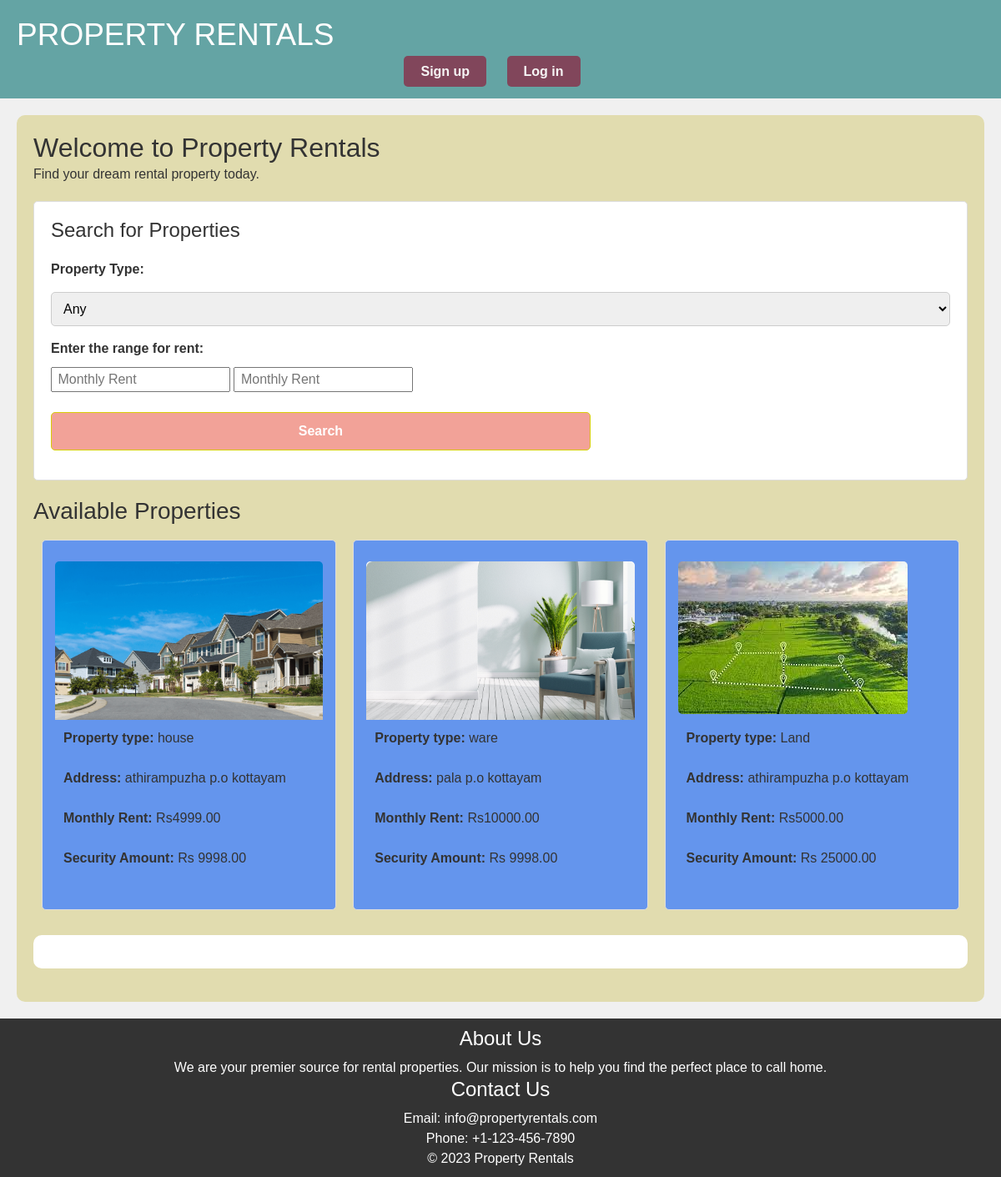
The app's page /, older data.
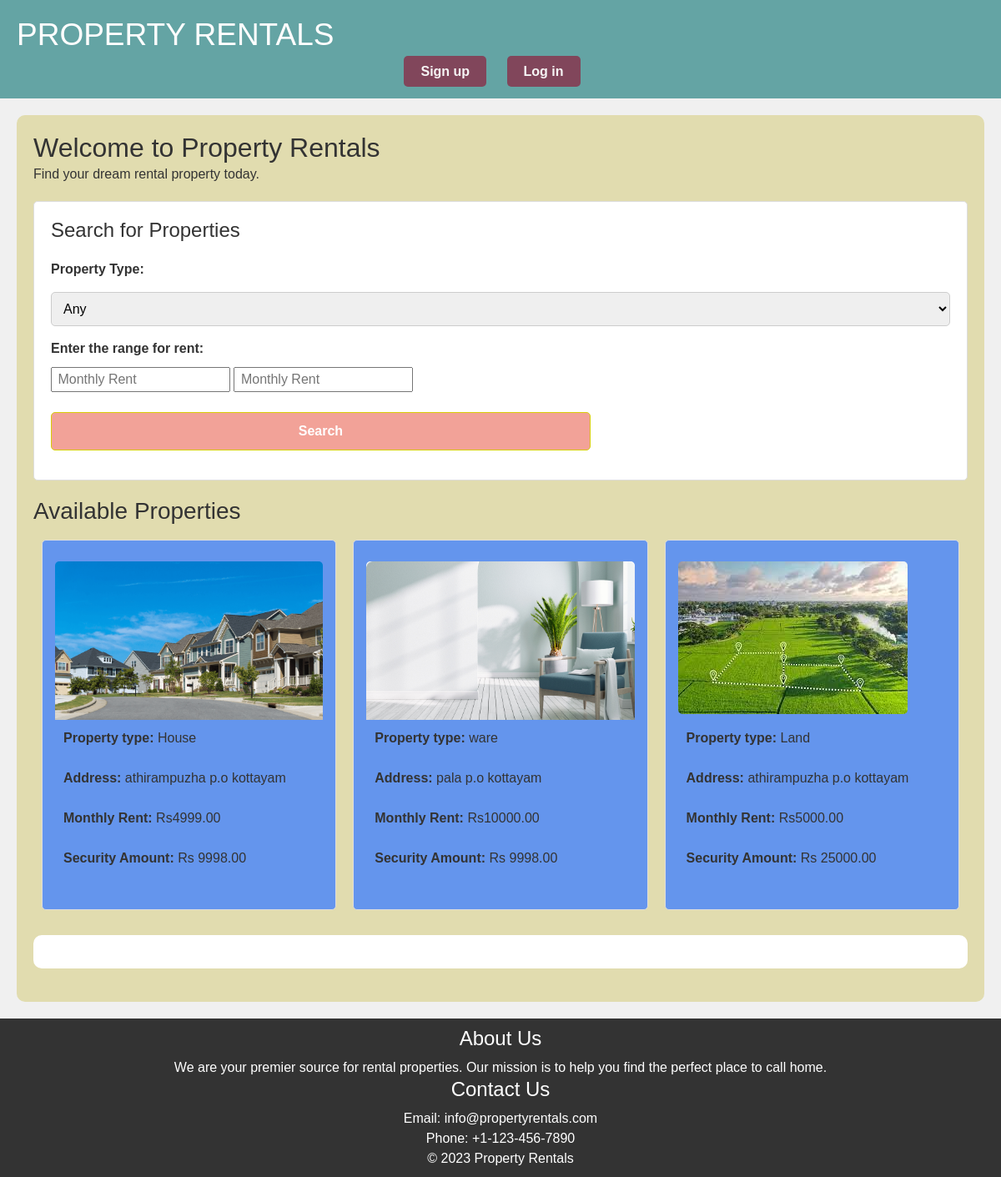
The same page, newer data.
### rental/models.py (models this page shows, shortened)
class Property(models.Model):
    property_owner = models.ForeignKey(
        get_user_model(),
        on_delete=models.CASCADE
    )
    property_type = models.CharField(max_length=20, choices=[('apartment', 'Apartment'), ('house', 'House'), ('office', 'Office')])
    address = models.CharField(max_length=255)
    monthly_rent = models.DecimalField(max_digits=10, decimal_places=2)
    security_deposit = models.DecimalField(max_digits=10, decimal_places=2)
    lease_duration = models.CharField(max_length=20, choices=[('1 year', '1 Year'), ('month-to-month', 'Month-to-Month')])
    availability_date = models.DateField()
    APPROVAL_CHOICES = [
        ('pending', 'Pending'),
        ('approved', 'Approved'),
        ('rejected', 'Rejected'),
    ]
    approval_status = models.CharField(
        max_length=20,
        choices=APPROVAL_CHOICES,
        default='pending',
    )
    deleted = models.BooleanField(default=False)

### rental/views.py (the view)
# urls.py: path('', views.index, name='index'),
def index(request):
    filtered_properties = Property.objects.filter(approval_status='Approved')
    property_type = request.GET.get('property_type')
    min_rent = request.GET.get('min_rent')
    max_rent = request.GET.get('max_rent')
    filter_params = Q()
    if property_type:
        filter_params &= Q(property_type=property_type)
    if min_rent:
        filter_params &= Q(monthly_rent__gte=min_rent)
    if max_rent:
        filter_params &= Q(monthly_rent__lte=max_rent)
    filtered_properties = filtered_properties.filter(filter_params)
    context = {
            'properties': filtered_properties,
        }
    return render(request, 'index.html',context)

### templates/index.html (shortened to what this page needs)
{% load static %}
<!DOCTYPE html>
<html>
<head>
    <link rel="stylesheet" href="https://maxcdn.bootstrapcdn.com/bootstrap/4.5.2/css/bootstrap.min.css">
    <link rel="stylesheet" href="https://cdnjs.cloudflare.com/ajax/libs/font-awesome/6.2.0/css/all.min.css">
</head>
<body >
<header>
        <h1 ><a  href="{% url 'index' %}">PROPERTY RENTALS</a></h1>
    <nav>
        <ul>
            <li><a href="{% url 'signup' %}">Sign up</a></li>
            <li><a href="{% url 'login' %}">Log in</a></li>
        </ul>
    </nav>
</header>
<main>
    <h2>Welcome to Property Rentals</h2>
    <p>Find your dream rental property today.</p>
    <div class="search-form">
        <h3>Search for Properties</h3>
        <form id="property-search-form" action="#" method="get">
            <label for="property_type">Property Type:</label>
            <select name="property_type" id="property_type">
                <option value="">Any</option>
            </select>
            <label for="min_rent">Enter the range for rent:</label>
            <input type="number" name="min_rent" placeholder=" Monthly Rent">
            <input type="number" name="max_rent" placeholder=" Monthly Rent"><br><br>
            <button class="search-button" type="submit">Search</button>
        </form>
    </div>
    <div class="section">
        <h3>Available Properties</h3>
        <ul class="property-list">
            {% for property in properties %}
                <li class="property-card">
                    <div class="carousel slide" data-ride="carousel">
                        <div class="carousel-inner">
                            {% for image in property.propertyimage_set.all %}
                                <div class="carousel-item {% if forloop.first %}active{% endif %}">
                                    <img src="{{ image.image.url }}" alt="{{ property.property_name }}">
                                </div>
                            {% endfor %}
                        </div>
                    </div>
                    <div class="property-details">
                        <p><strong>Property type:</strong> {{ property.property_type }}</p><br>
                        <p><strong>Address:</strong> {{ property.address }}</p><br>
                        <p><strong>Monthly Rent:</strong> Rs{{ property.monthly_rent }}</p><br>
                        <p><strong>Security Amount:</strong> Rs {{ property.security_deposit }}</p><br>
                </li>
            {% endfor %}
        </ul>
    </div>
    <section class="site-description">
    </section>
</main>
<footer>
    <div class="footer-content">
        <div class="footer-section about">
            <h4>About Us</h4>
            <p>We are your premier source for rental properties. Our mission is to help you find the perfect place to call home.</p>
        </div>
        <div class="footer-section contact">
            <h4>Contact Us</h4>
            <p>Email: info@propertyrentals.com</p>
            <p>Phone: +1-123-456-7890</p>
        </div>
    </div>
    <div class="footer-bottom">
        <p>&copy; 2023 Property Rentals</p>
    </div>
</footer>
</body>
</html>

Row changes from the older to the newer data that the page shows:
changed Property: property_type "house" → "House"
